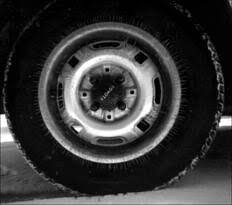
%> input picture tire.tif, 232 x 205 px
$ octave histogram_equalization.m   (GNU Octave 9; MATLAB toolbox functions it lacks are replaced by stand-ins)
%> lines starting %> are read from the running program, lines starting %| are printed output that depends on the picture
clc;
clear all;
close all;
I = imread('tire.tif');
%> I is the input picture: size 205x232x3 uint8; min 0, max 255, mean 53.8
subplot(2,2,1);
imshow(I);
subplot(2,2,2);
imhist(I);
subplot(2,2,3);
imshow(histeq(I));
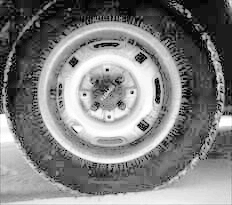
%> displayed picture: size 205x232x3, on the screen's scale of 0 to 255; min 4, max 255, mean 127.5
subplot(2,2,4);
imhist(histeq(I));
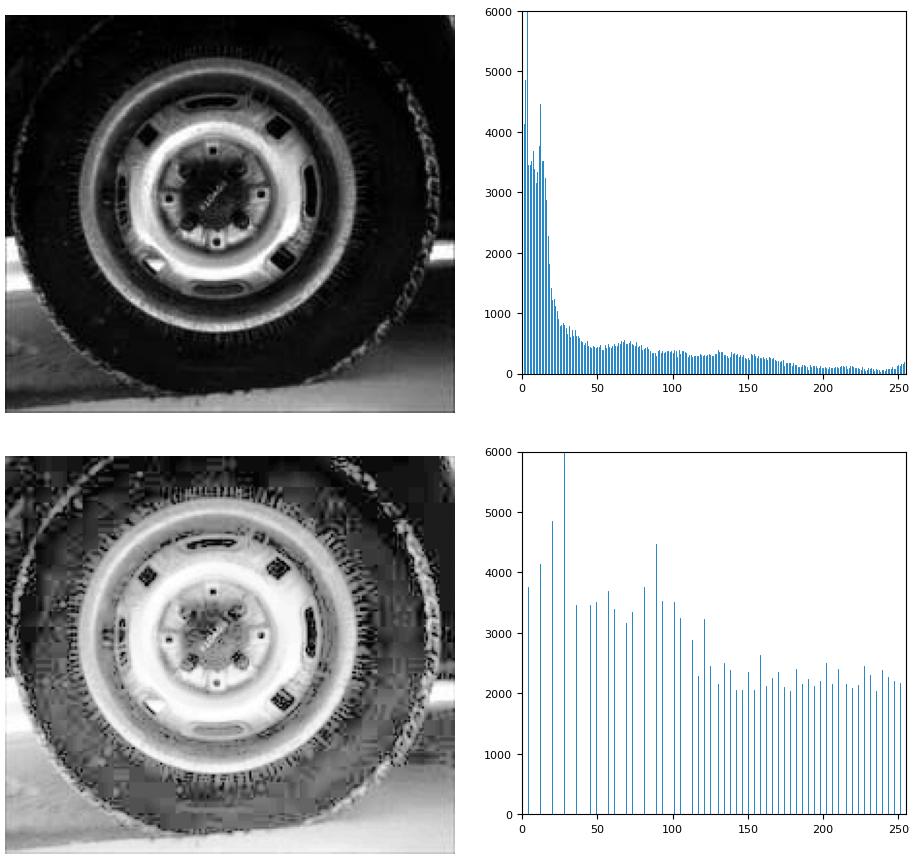
%> figure redrawn from the program's plot data, 4 panels

$ run again, with circuit.tif copied over tire.tif
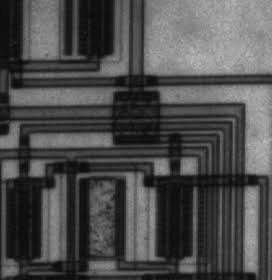
%> input picture circuit.tif, 272 x 280 px
%> I is the input picture: size 280x272x3 uint8; min 6, max 194, mean 76.3
%> `imshow(histeq(I));`:
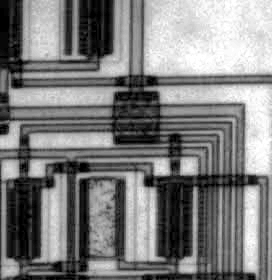
%> displayed picture: size 280x272x3, on the screen's scale of 0 to 255; min 0, max 255, mean 126.5
%> `imhist(histeq(I));`:
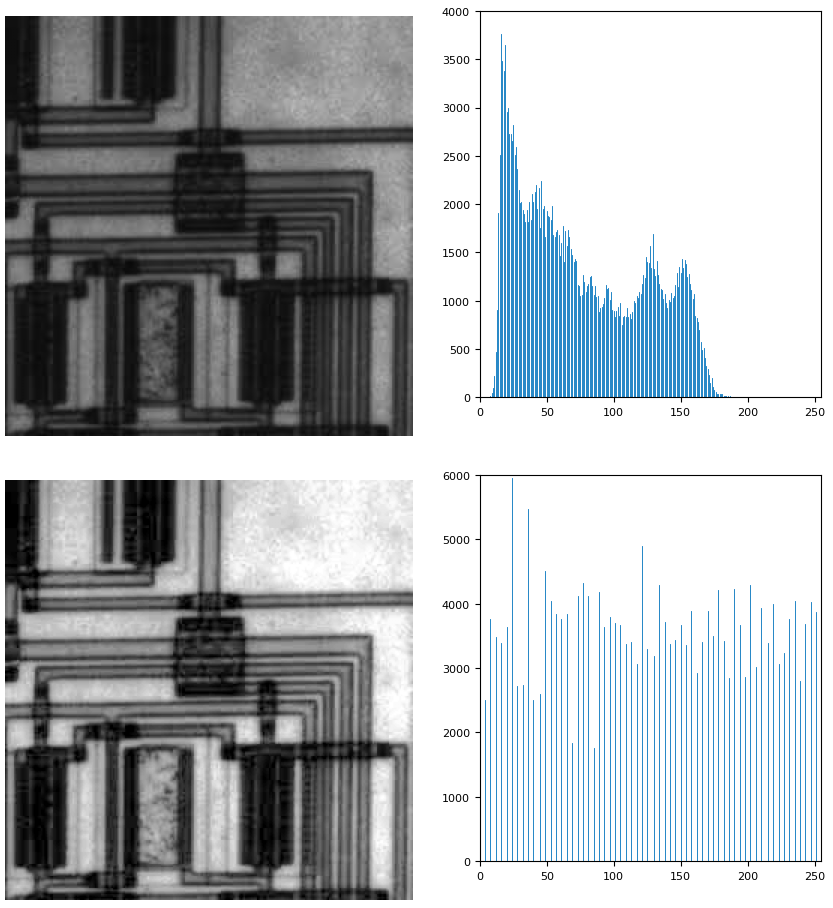
%> figure redrawn from the program's plot data, 4 panels
